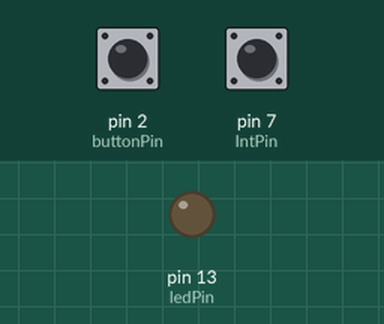
Recording of a sketch running on a simulated Arduino Uno, built with avr-gcc and run on an emulated ATmega328P. Shown: output pins drawn as LEDs (lit = HIGH). Dashed ring = blinking. The inputs (shaded band) are chosen by the test bench; at power-on: pin 2 (buttonPin) HIGH, pin 7 (IntPin) HIGH.

Above: at 2.8 s.
2.9 s: pin 2 (buttonPin) pulled LOW for 1.2 s
At 3.8 s:
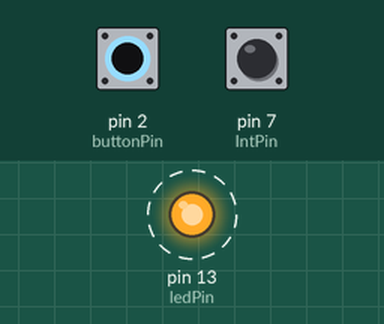
8.3 s: pin 7 (IntPin) pulled LOW for 3.2 s
13.5 s: pin 2 (buttonPin) pulled LOW for 3.2 s
At 14.4 s:
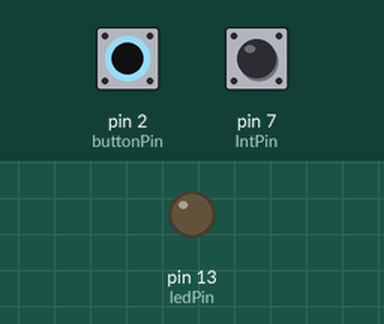
Timing chart, 0 to 16.5 s (numbered marks = the images above; inputs shaded):
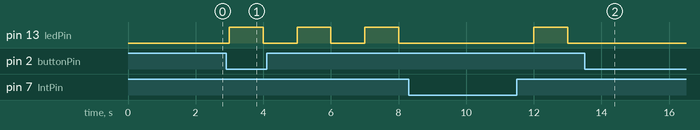

The sketch:

intrupsi_eksternal.ino
```cpp
#include <TimerOne.h>

const byte buttonPin = 2;
const byte IntPin = 7;
const byte ledPin = 13;
int ledState = LOW;
int ledOn= LOW;
int lastButton;
int currentButton;
int count = 0;

void setup() {
  pinMode(IntPin, INPUT_PULLUP);
  pinMode(buttonPin, INPUT_PULLUP);
  pinMode(ledPin, OUTPUT);
  Timer1.initialize(500000);
  Timer1.attachInterrupt(Intrupt);
  currentButton = digitalRead(buttonPin);
}

void loop() {

}

void Intrupt() {
  count++;
  if(count == 2) {
    if(digitalRead(IntPin) == HIGH) {
      blink();
    }
    count = 0;
  }
  digitalWrite(ledPin, ledState);
}


void blink() {
  lastButton    = currentButton;
  currentButton = digitalRead(buttonPin);
  if(lastButton == HIGH && currentButton == LOW) {
    ledOn = !ledOn;
  }
  if(ledOn == HIGH) {
    ledState = !ledState;
  }
  else{
    ledState = LOW;
  }
}
```

Measured:
- after the input at 2.9 s, pin 13 (ledPin): alternates HIGH for 1.0 s and LOW for 1.0 s, starting after 0.10 s
- after the input at 13.5 s, pin 13 (ledPin): stops changing and stays LOW
